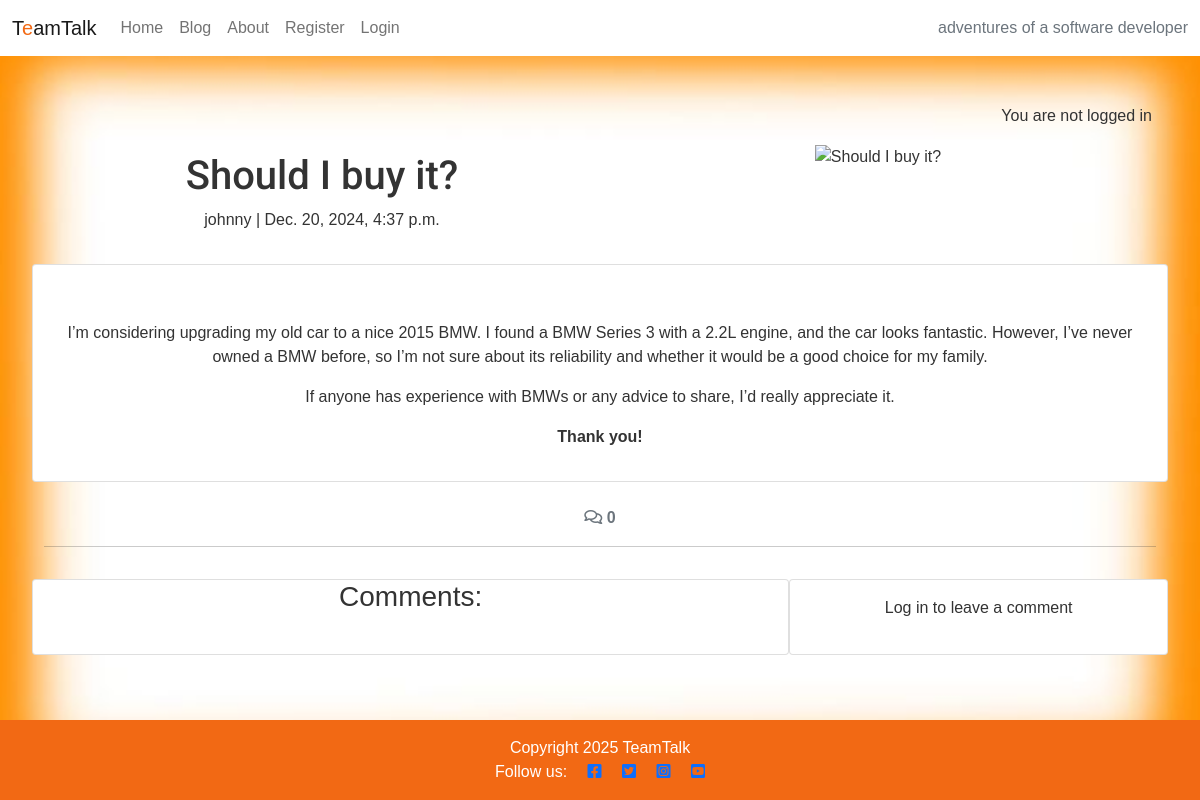
The page /blog/i-want-to-buy/ on the database as committed earlier.
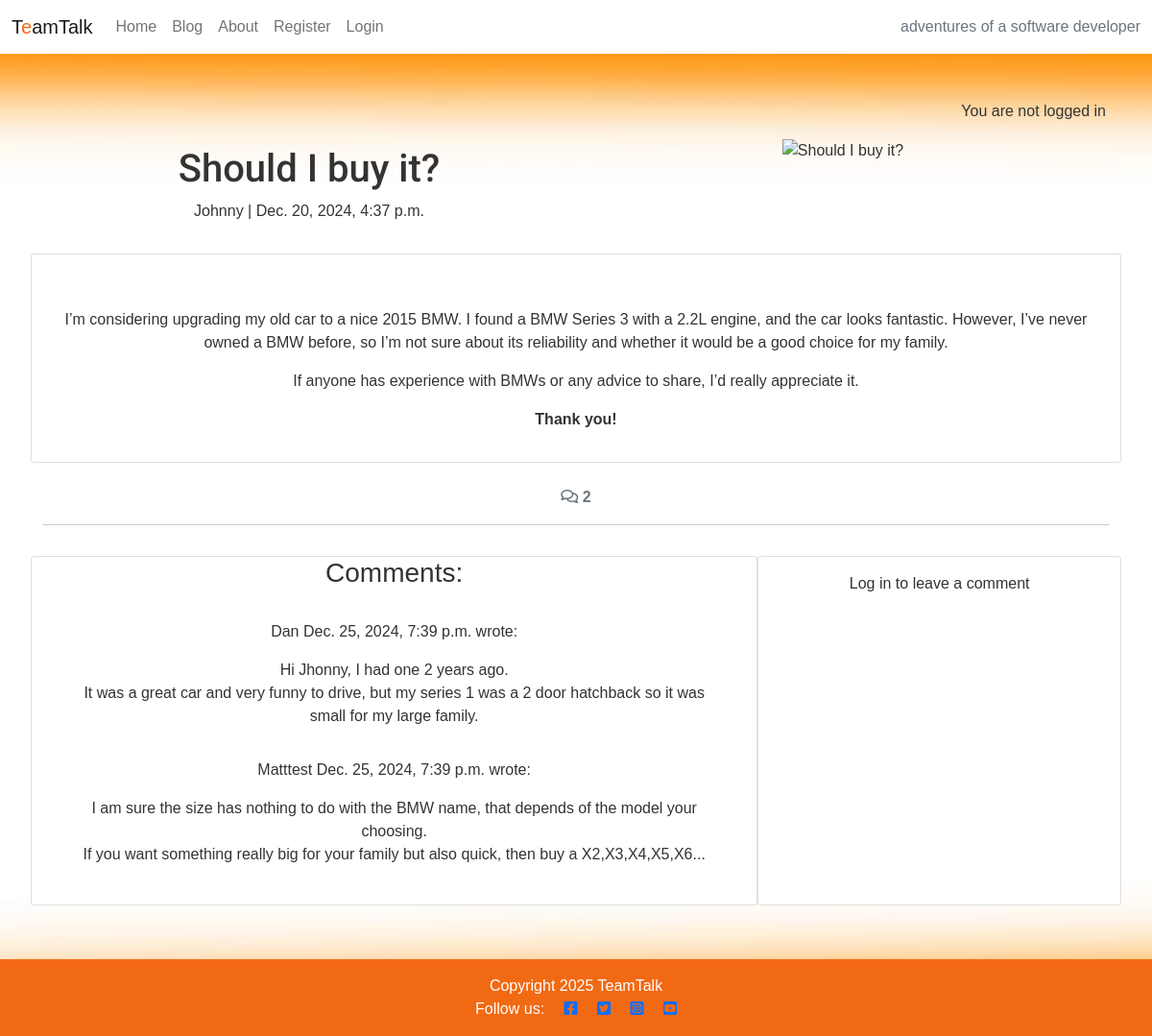
The same page on the database as committed later.
### blog/models.py (models this page shows, shortened)
class Post(models.Model):
    title = models.CharField(max_length=100)
    slug = models.SlugField(max_length=100)
    author_id = models.ForeignKey(
    User, on_delete=models.CASCADE, related_name="blog_posts"
    )
    featured_image = CloudinaryField('image', default='placeholder')
    content = models.TextField()
    created_at = models.DateTimeField(auto_now_add=True)
    updated_at = models.DateTimeField(auto_now=True)
    status = models.CharField(
        max_length=20,
        choices=[('draft', 'Draft'), ('published', 'Published')],
        default='draft'
    )

class Comment(models.Model):
    post = models.ForeignKey(Post, on_delete=models.CASCADE,
                             related_name="comments")
    author = models.ForeignKey(
        User, on_delete=models.CASCADE, related_name="commenter", default=1)
    body = models.TextField()
    created_on = models.DateTimeField(auto_now_add=True)
    approved = models.BooleanField(default=False)
    class Meta:
        ordering = ["created_on"]

### blog/views.py (the view, shortened to what this page needs)
# urls.py: path('<slug:slug>/', views.post_detail, name='post_detail'),
def post_detail(request, slug):
    queryset = Post.objects.filter(status='published')
    post = get_object_or_404(queryset, slug=slug)
    comments = post.comments.all().order_by("-created_on")
    comment_count = post.comments.filter(approved=True).count()
    comment_form = CommentForm()
    return render(
        request,
        "blog/post_detail.html",
        {
            "post": post,
            "comments": comments,
            "comment_count": comment_count,
            "comment_form": comment_form
        },
    )

### blog/templates/blog/post_detail.html (shortened to what this page needs)
{% extends 'base.html' %}
{% load static %}
{% load crispy_forms_tags %}
{% block content %}
<div class="masthead">
    <div class="container">
        <div class="row g-0">
            <div class="col-md-6 masthead-text">
                <h1 class="post-title">{{ post.title }}</h1>
                <p class="post-subtitle">{{ post.author_id }} | {{ post.created_at }}</p>
            </div>
            <div class="d-none d-md-block col-md-6 masthead-image">
                {% if "placeholder" in post.featured_image.url %}
                <img src="{% static 'images/image1.jpg' %}" width="75%" class="scale" alt="placeholder">
                {% else %}
                <img src="{{ post.featured_image.url }}" width="75%" class="scale" alt="{{ post.title }}">
                {% endif %}
            </div>
        </div>
    </div>
</div>
<div class="container">
    <div class="row">
        <div class="col card mb-4  mt-3 left  top">
            <div class="card-body">
                <article class="card-text">
                    {{ post.content | safe }}
                </article>
            </div>
        </div>
    </div>
    <div class="row">
        <div class="col-12">
            <strong class="text-secondary">
                <i class="far fa-comments"></i> {{ comment_count }}
            </strong>
        </div>
        <div class="col-12">
            <hr>
        </div>
    </div>
    <div class="row">
        <div class="col-md-8 card mb-4 mt-3 ">
            <h3>Comments:</h3>
            <div class="card-body">
                {% for comment in comments %}
                <div
                    class="p-2 comments{% if not comment.approved and comment.author == user %} faded{% elif not comment.approved %} d-none{% endif %}">
                    <p class="font-weight-bold">
                        {{ comment.author }}
                        <span class="font-weight-normal">
                            {{ comment.created_on }}
                        </span> wrote:
                    </p>
                    <div id="comment{{ comment.id }}">
                        {{ comment.body | linebreaks }}
                    </div>
                </div>
                {% endfor %}
            </div>
        </div>
        <div class="col-md-4 card mb-4 mt-3 ">
            <div class="card-body">
                {% if user.is_authenticated %}
                <h3>Leave a comment:</h3>
                <p>Posting as: {{ user.username }}</p>
                <form id="commentForm" method="post" style="margin-top: 1.3em;">
                    {{ comment_form }}
                    {% csrf_token %}
                    <button id="submitButton" type="submit" class="btn btn-signup btn-lg">Submit</button>
                </form>
                {% else %}
                <p>Log in to leave a comment</p>
                {% endif %}
            </div>
        </div>
    </div>
</div>
{% endblock content %}

### templates/base.html (shortened to what this page needs)
{% load static %}
{% url 'post_detail' as post_detail_url %}
{% url 'home' as home_url %}
{% url 'about' as about_url %}
{% url 'account_login' as login_url %}
{% url 'account_signup' as signup_url %}
{% url 'account_logout' as logout_url %}
<!DOCTYPE html>
<html class="h-100" lang="en">
<head>
    <link rel="stylesheet" href="https://cdnjs.cloudflare.com/ajax/libs/font-awesome/5.15.3/css/all.min.css">
    <link href="https://cdn.jsdelivr.net/npm/bootstrap@5.0.1/dist/css/bootstrap.min.css" rel="stylesheet"
>
    <link rel="stylesheet" href="{% static 'css/style.css' %}">
</head>
<body class="d-flex flex-column h-100 main-bg">
    <nav class="navbar navbar-expand-lg navbar-light bg-white">
        <div class="container-fluid">
            <a class="navbar-brand" href="{% url 'home' %}"><span class="brand">T<span class="red-o">e</span>am<span
                        class="thin">Talk</span></span></a>
            <div class="collapse navbar-collapse" id="navbarText">
                <ul class="navbar-nav me-auto mb-2 mb-lg-0">
                    <li class="nav-item">
                        <a class="nav-link {% if request.path == home_url %}active" aria-current="page{% endif %}"
                            href="{% url 'home' %}">Home</a>
                    </li>
                    <li class="nav-item">
                        <a class="nav-link {% if request.path == home_url %}active" aria-current="page{% endif %}"
                            href="{% url 'posts' %}">Blog</a>
                    </li>
                    <li class="nav-item">
                        <a class="nav-link {% if request.path == about_url %}active" aria-current="page{% endif %}"
                            href="{% url 'about' %}">About</a>
                    </li>
                    {% if user.is_authenticated %}
                    <li class="nav-item">
                        <a class="nav-link {% if request.path == logout_url %}active" aria-current="page{% endif %}"
                            href="{% url 'account_logout' %}">Logout</a>
                    </li>
                    {% else %}
                        <li class="nav-item">
                        <a class="nav-link {% if request.path == signup_url %}active" aria-current="page{% endif %}"
                            href="{% url 'account_signup' %}">Register</a>
                    </li>
                    <li class="nav-item">
                        <a class="nav-link {% if request.path == login_url %}active" aria-current="page{% endif %}"
                            href="{% url 'account_login' %}">Login</a>
                    </li>
                    {% endif %}
                </ul>
                <span class="navbar-text text-muted">
                    adventures of a software developer
                </span>
            </div>
        </div>
    </nav>
    <main class="flex-shrink-0 main-bg">
        {% if user.is_authenticated %}
        <p class="text-end m-3">You are logged in as {{ user }}</p>
        {% else %}
        <p class="text-end m-3">You are not logged in</p>
        {% endif %}
        {% block content %}{% endblock content %}
    </main>
    <footer class="footer mt-auto py-3 dark-bg">
        <p class="m-0 text-center text-white">
      {% block copyright %}Copyright 2025 TeamTalk{% endblock copyright %}
</p>
        <p class="m-0 text-center text-white">Follow us: <a href="https://www.facebook.com/"><i class="fab fa-facebook-square ms-3"></i></a>
            <a href="https://x.com/"><i class="fab fa-twitter-square ms-3"></i></a>
            <a href="https://www.instagram.com/"><i class="fab fa-instagram-square ms-3"></i></a>
            <a href="https://www.youtube.com/"><i class="fab fa-youtube-square ms-3"></i></a>
        </p>
    </footer>
</body>
</html>

### static/css/style.css (style rules this page uses)
body { background-image: url(/static/images/TotFundal2.jpg); background-size: cover; background-position: center; background-repeat: no-repeat; margin: 0; font-family: Arial, sans-serif; background-color: #f7f7f7; color: #333333; }
.red-o { color: #f26914; }
header, footer { background-color: #f26914; color: white; text-align: center; padding: 1rem; }
main { padding: 2rem; text-align: center; }
h1, h2 { margin: 0.5rem 0; font-family: "Roboto"; }

Rows that differ between the two databases and show on the page:
changed through a linked row, Post "Should I buy it?": author_id "johnny" → "Johnny"
added Comment: author "Dan", created_on "Dec. 25, 2024, 7:39 p.m.", body "Hi Jhonny, I had one 2 years ago. It was a great car and very funny to drive, but my series 1 was a 2 door hatchback so it was small for my large family."
added Comment: author "Matttest", created_on "Dec. 25, 2024, 7:39 p.m.", body "I am sure the size has nothing to do with the BMW name, that depends of the model your choosing. If you want something really big for your family but also quick, then buy a X2,X3,X4,X5,X6..."
Other text that changed with them:
{{ comment_count }}: "0" → "2"
